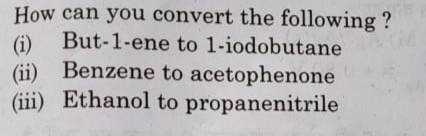
#> input picture ReDraw/samples/question.jpeg, 426 x 136 px
$ python -i colorprocess.py   (imports and definitions only)
#> lines starting #> are read from the running program, lines starting #| are printed output that depends on the picture
import cv2
import numpy as np

def enhance_color_image(input_image_path, output_image_path):
#> called with input_image_path = 'samples/question.jpeg', output_image_path = 'out.png'
    image = cv2.imread(input_image_path)
#> image is the input picture: shape (136, 426, 3); mean B, G, R 181.5, 178.9, 183.3
    if image is None:
        raise ValueError("Image not found.")

    denoised = cv2.bilateralFilter(image, d=9, sigmaColor=30, sigmaSpace=30)

    hsv = cv2.cvtColor(denoised, cv2.COLOR_BGR2HSV)
#> hsv: shape (136, 426, 3); mean H, S, V 135.6, 7.8, 183.5
    h, s, v = cv2.split(hsv)
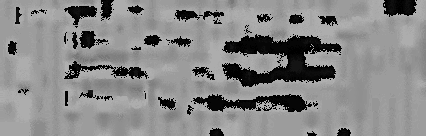
#> h: shape (136, 426); min 0, max 177, mean 135.6
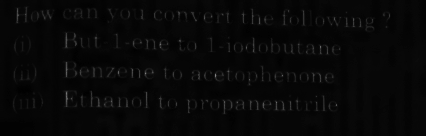
#> s: shape (136, 426); min 0, max 135, mean 7.8
    s = cv2.add(s, 20)
    s = np.clip(s, 0, 255)
    hsv_boosted = cv2.merge([h, s, v])
#> hsv_boosted: shape (136, 426, 3); mean H, S, V 135.6, 27.8, 183.5
    color_boosted = cv2.cvtColor(hsv_boosted, cv2.COLOR_HSV2BGR)
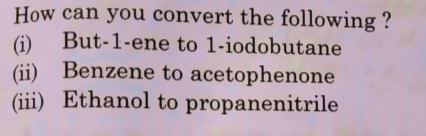
#> color_boosted: shape (136, 426, 3); mean B, G, R 176.1, 164.3, 182.7

    sharpening_kernel = np.array([
        [-1, -1, -1],
        [-1,  9, -1],
        [-1, -1, -1]
    ])
    sharpened = cv2.filter2D(color_boosted, -1, sharpening_kernel)
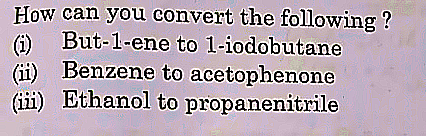
#> sharpened: shape (136, 426, 3); mean B, G, R 181.5, 170.8, 185.8

    gamma = 1.5
    look_up_table = np.array([((i / 255.0) ** (1.0 / gamma)) * 255 for i in np.arange(256)]).astype("uint8")
    final_output = cv2.LUT(sharpened, look_up_table)
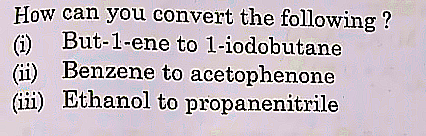
#> final_output: shape (136, 426, 3); mean B, G, R 195.6, 187.8, 198.9

    cv2.imwrite(output_image_path, final_output)
    print(f"Enhanced color image saved to {output_image_path}")

>>> result = enhance_color_image('samples/question.jpeg', 'out.png')

$ run again, on ReDraw/samples/timetable.jpeg
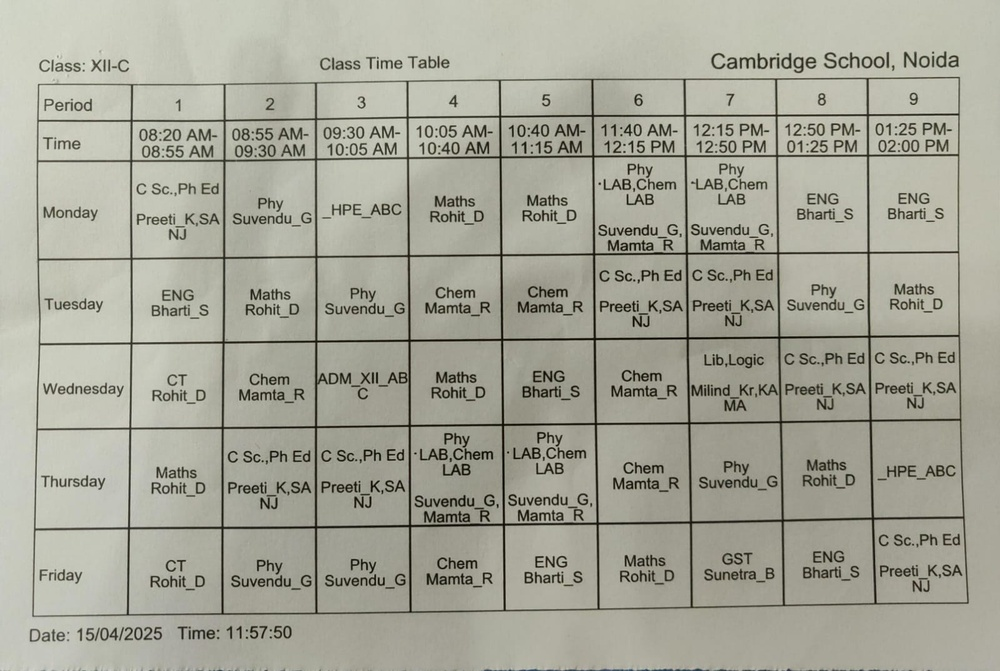
#> input picture ReDraw/samples/timetable.jpeg, 1000 x 671 px, shrunk from 1600 x 1074 before the run
#> in enhance_color_image, image is the input picture: shape (671, 1000, 3); mean B, G, R 152.4, 165.8, 165.9
#> hsv: shape (671, 1000, 3); mean H, S, V 30, 24.9, 166.7
#> in enhance_color_image, `h, s, v = cv2.split(hsv)`:
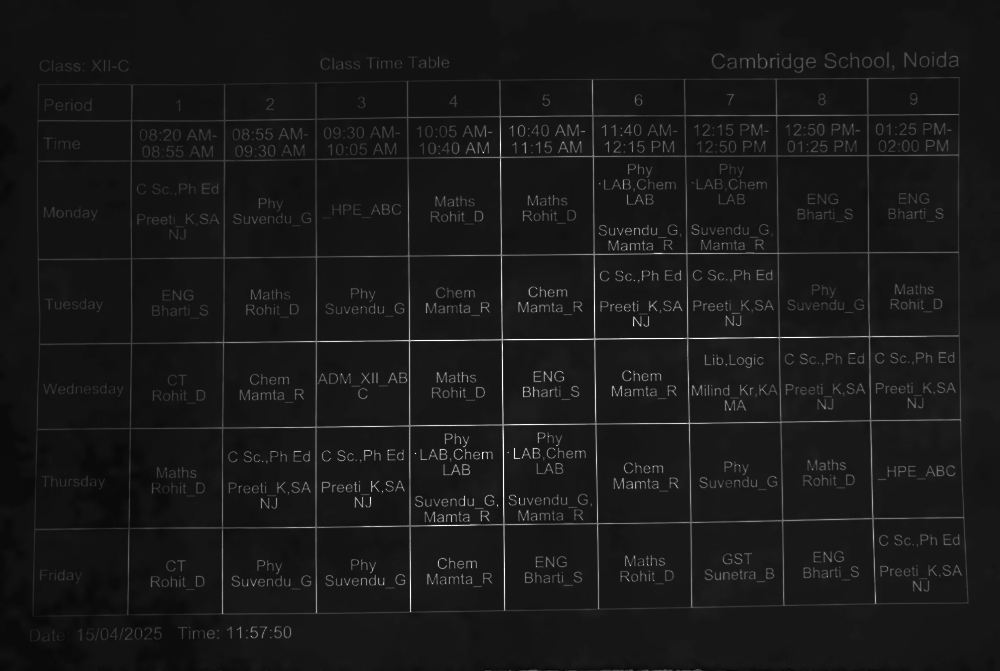
#> s: shape (671, 1000); min 4, max 255, mean 24.9
#> hsv_boosted: shape (671, 1000, 3); mean H, S, V 30, 44.9, 166.7
#> in enhance_color_image, `final_output = cv2.LUT(sharpened, look_up_table)`:
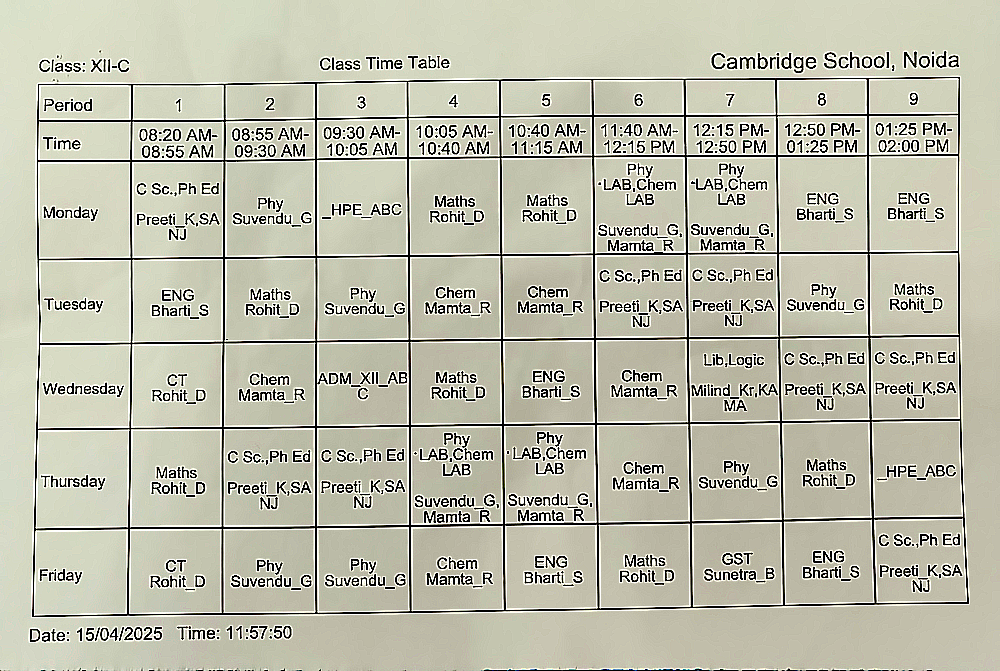
#> final_output: shape (671, 1000, 3); mean B, G, R 172.1, 189.4, 189.4
